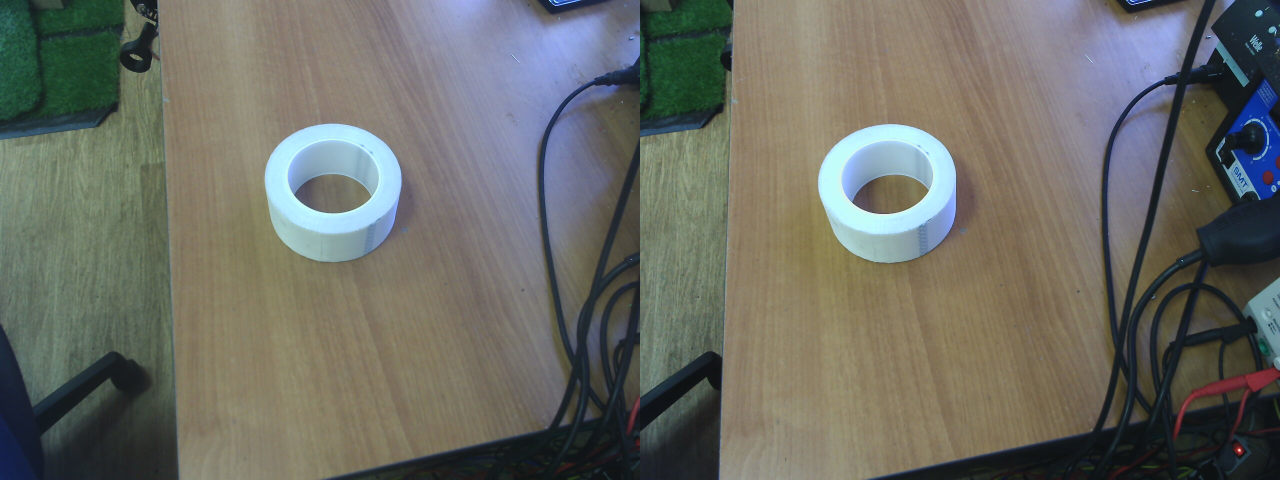
#> input picture data/imgs/stereopairs/sp3.jpg, 2560 x 960 px (shown at 1/2 size)
$ jupyter execute --allow-errors cv_hw4.ipynb
#> lines starting #> are read from the running program, lines starting #| are printed output that depends on the picture
# Домашнее задание 4

1) [3 балла] Перепишите функцию \_transform_point() из класса Canvas на 223 строке клетки Projecting 3D objects onto plane так, чтобы модель камеры была широкоугольной. Объясните, как вы рассуждали. P.S. Возможно, потребуется подвинуть объекты

1) [2 балла] Дополните получение карты диспаратности выравниванием (выпрямлением) изображений с использованием матриц камер, полученных до этого. Сравните карты, которые получаются с выравниванием и без него

# Stereo pair calibration

[cell 1]
import numpy as np
import cv2
import glob
import argparse

class StereoCalibration(object):
    def __init__(self, filepath):
        # termination criteria
        self.criteria = (cv2.TERM_CRITERIA_EPS +
                         cv2.TERM_CRITERIA_MAX_ITER, 30, 0.001)
        self.criteria_cal = (cv2.TERM_CRITERIA_EPS +
                             cv2.TERM_CRITERIA_MAX_ITER, 100, 1e-5)

        # prepare object points, like (0,0,0), (1,0,0), (2,0,0) ....,(6,5,0)
        self.objp = np.zeros((9*7, 3), np.float32)
        self.objp[:, :2] = np.mgrid[0:9, 0:7].T.reshape(-1, 2)

        # Arrays to store object points and image points from all the images.
        self.objpoints = []  # 3d point in real world space
        self.imgpoints_l = []  # 2d points in image plane.
        self.imgpoints_r = []  # 2d points in image plane.

        self.cal_path = filepath
        self.read_images(self.cal_path)

    def read_images(self, cal_path):
        images_right = glob.glob(cal_path + 'right*.png')
        images_left = glob.glob(cal_path + 'left*.png')
        images_left.sort()
        images_right.sort()

        print ("images_left", images_left, images_right)

        for i, fname in enumerate(images_right):
            img_l = cv2.imread(images_left[i])
            img_r = cv2.imread(images_right[i])

            gray_l = cv2.cvtColor(img_l, cv2.COLOR_BGR2GRAY)
            gray_r = cv2.cvtColor(img_r, cv2.COLOR_BGR2GRAY)

            # Find the chess board corners
            ret_l, corners_l = cv2.findChessboardCorners(gray_l, (9, 7), None)
            ret_r, corners_r = cv2.findChessboardCorners(gray_r, (9, 7), None)

            # If found, add object points, image points (after refining them)
            self.objpoints.append(self.objp)

            if ret_l is True:
                rt = cv2.cornerSubPix(gray_l, corners_l, (11, 11),
                                      (-1, -1), self.criteria)
                self.imgpoints_l.append(corners_l)

                # Draw and display the corners
                ret_l = cv2.drawChessboardCorners(img_l, (9, 7),
                                                  corners_l, ret_l)
                #cv2.imshow(images_left[i], img_l)
                cv2.waitKey(500)

            if ret_r is True:
                rt = cv2.cornerSubPix(gray_r, corners_r, (11, 11),
                                      (-1, -1), self.criteria)
                self.imgpoints_r.append(corners_r)

                # Draw and display the corners
                ret_r = cv2.drawChessboardCorners(img_r, (9, 7),
                                                  corners_r, ret_r)
                #cv2.imshow(images_right[i], img_r)
                cv2.waitKey(100)
            img_shape = gray_l.shape[::-1]

        rt, self.M1, self.d1, self.r1, self.t1 = cv2.calibrateCamera(
            self.objpoints, self.imgpoints_l, img_shape, None, None)
        rt, self.M2, self.d2, self.r2, self.t2 = cv2.calibrateCamera(
            self.objpoints, self.imgpoints_r, img_shape, None, None)

        self.camera_model = self.stereo_calibrate(img_shape)

    # [47 lines left out: function stereo_calibrate, not called in this run]

# [5 lines of commented-out code are left out]

#> (a cell that did not finish here is left out)

# Disparity map obtainment

[cell 3]
import cv2
import numpy as np
import glob
from tqdm import tqdm
import PIL.ExifTags
import PIL.Image
from matplotlib import pyplot as plt

#=====================================
# Function declarations
#=====================================

#Function to create point cloud file
# [30 lines left out: functions create_output, downsample_image, not called in this run]


img = cv2.imread ("../data/imgs/stereopairs/sp3.jpg")
#> img is the input picture: shape (960, 2560, 3); mean B, G, R 100.9, 108.5, 107.3

plt.imshow (img)
plt.axis ('off')
plt.show ()

img_downsampled = cv2.resize (img, (512, 192))
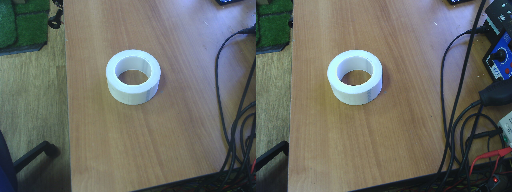
#> img_downsampled: shape (192, 512, 3); mean B, G, R 100.9, 108.5, 107.3

img_1_downsampled = img_downsampled [:, :256, :]
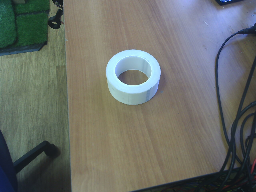
#> img_1_downsampled: shape (192, 256, 3); mean B, G, R 105.3, 111, 107.3
img_2_downsampled = img_downsampled [:, 256:, :]
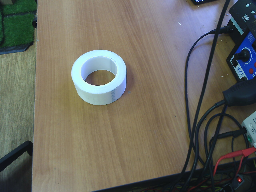
#> img_2_downsampled: shape (192, 256, 3); mean B, G, R 96.5, 105.9, 107.3

plt.imshow (img_1_downsampled)
plt.axis ('off')
plt.show ()

plt.imshow (img_2_downsampled)
plt.axis ('off')
plt.show ()

#Set disparity parameters
#Note: disparity range is tuned according to specific parameters obtained through trial and error.
win_size = 5
min_disp = -1
max_disp = 63 #min_disp * 9
num_disp = max_disp - min_disp # Needs to be divisible by 16

#Create Block matching object.
stereo = cv2.StereoSGBM_create(minDisparity= min_disp,
	numDisparities = num_disp,
	blockSize = 5,
	uniquenessRatio = 5,
	speckleWindowSize = 5,
	speckleRange = 5,
	disp12MaxDiff = 2,
	P1 = 8*3*win_size**2,#8*3*win_size**2,
	P2 =32*3*win_size**2) #32*3*win_size**2)

#Compute disparity map
print ("\nComputing the disparity  map...")
disparity_map = stereo.compute(img_1_downsampled, img_2_downsampled)
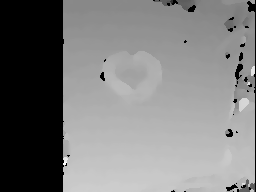
#> disparity_map: shape (192, 256) int16; min -32, max 804, mean 376.5; drawn with min black and max white

#Show disparity map before generating 3D cloud to verify that point cloud will be usable.
plt.imshow(disparity_map,'gray')
plt.show()

# Undistortion

#> (a cell that did not finish here is left out)

[cell 5]
import cv2
import numpy as np
import time
import math

from IPython.display import display, clear_output
from matplotlib import pyplot as plt
#plt.rcParams["figure.figsize"] = (20, 20)
#%matplotlib inline

WIND_X = 1000
WIND_Y = 800

class Object:
    def __init__ (self, x_, y_, z_):
        self.x = x_
        self.y = y_
        self.z = z_

    def get_coords (self):
        return [self.x, self.y, self.z]

    # [18 lines left out: function change_coord, not called in this run]

    def draw (self, canvas):
        pass

class Light_emitter (Object):
    def __init__ (self, x_, y_, z_, color_ = (255, 255, 255)):
        Object.__init__ (self, x_, y_, z_)

        self.color = color_

    def get_color (self):
        return self.color

    def draw (self, canvas):
        canvas.draw_3d_circle ([self.x, self.y, self.z], 10, (250, 250, 250))

class Surface (Object):
    def __init__ (self, x_, y_, z_):
        Object.__init__ (self, x_, y_, z_)

    def draw (self, canvas):
        self.render (canvas)

    def render (self, canvas):
        pass

    def iterate_elements (self):
        pass

    def calc_element_lightening (self):
        pass

    def _dotproduct (self, v1, v2):
        return sum ((a * b) for a, b in zip (v1, v2))

    def _length(self, v):
        return math.sqrt (self._dotproduct (v, v))

    def _cos (self, v1, v2):
        return self._dotproduct (v1, v2) / ((self._length (v1) * self._length (v2)) + 0.00001)

    def _subtr (self, v1, v2):
        return [a - b for a, b in zip (v1, v2)]

    def _add (self, v1, v2):
        return [a + b for a, b in zip (v1, v2)]

    def _norm_3_points (self, p1, p2, p3):
        u = self._subtr (p2, p1)
        v = self._subtr (p3, p1)

        n = [u [1] * v [2] - u [2] * v [1],
             u [2] * v [0] - u [0] * v [2],
             u [0] * v [1] - u [1] * v [0]]

        return n

    def _rotate_2d_vec (self, x, y, radians):
        xx = x * math.cos(radians) + y * math.sin(radians)
        yy = -x * math.sin(radians) + y * math.cos(radians)

        return xx, yy

class Triangle(Surface):
    def __init__ (self, p1_, p2_, p3_, color_ = (100, 100, 255)):
        Object.__init__ (self, p1_ [0], p1_ [1], p1_ [2])

        self.p1 = p1_
        self.p2 = p2_
        self.p3 = p3_

        self.color = color_

    def draw (self, canvas, emitter, shift = [0, 0, 0]):
        self.render (canvas, emitter, shift)

    def render (self, canvas, emitter, shift = [0, 0, 0]):
        n = self._norm_3_points (self.p1, self.p2, self.p3)

        tr_color = self.calc_lightening (n, emitter)

        canvas.draw_3d_triangle (self._add (self.p1, shift),
                                 self._add (self.p2, shift),
                                 self._add (self.p3, shift),
                                 tr_color)

    def calc_lightening (self, n, emitter):
        p_vec = [self.x + n [0], self.y + n [1], self.z + n [2]]
        vec = self._subtr (emitter.get_coords (), p_vec)
        cos = max (self._cos (n, vec), 0)

        result = [int (channel * cos) for channel in self.color]

        return result

class Triangle_mesh (Surface):
    def __init__ (self, x_, y_, z_):
        Surface.__init__ (self, x_, y_, z_)

        self.triangles = []
    # [4 lines left out: function generate_triangulation, not called in this run]

    def draw (self, canvas, emitter):
        for tr in sorted (self.triangles, key = lambda tr: tr.p1 [2]):
            tr.draw (canvas, emitter, [self.x, self.y, self.z])

    def rotate (self, axis, step, increment = True):
        for tr in self.triangles:
            for p in [tr.p1, tr.p2, tr.p3]:
                p [1], p [2] = self._rotate_2d_vec (p [1], p [2], step)

class Sphere_tri (Triangle_mesh):
    def __init__ (self, x_, y_, z_, r_, color_, stripes_num_):
        Triangle_mesh.__init__ (self, x_, y_, z_)

        self.r     = r_
        self.color = color_

        self.stripes_num = stripes_num_
        self.generate_triangulation ()

    def generate_triangulation (self):
        h_step = 2 * self.r / self.stripes_num
        angle_step = 2 * math.pi / self.stripes_num

        for i in range (self.stripes_num):
            for j in range (self.stripes_num):
                stripe_rad_curr = math.sqrt (self.r**2 - \
                    (- self.r + i * h_step)**2)

                stripe_rad_next = math.sqrt (self.r**2 - \
                    (- self.r + (i + 1) * h_step)**2)

                p1 = [stripe_rad_curr * math.sin (j * angle_step),
                      stripe_rad_curr * math.cos (j * angle_step),
                      - self.r + i * h_step]

                p2 = [stripe_rad_curr * math.sin ((j + 1) * angle_step),
                      stripe_rad_curr * math.cos ((j + 1) * angle_step),
                      - self.r + i * h_step]

                p3 = [stripe_rad_next * math.sin (j * angle_step),
                      stripe_rad_next * math.cos (j * angle_step),
                      - self.r + (i + 1) * h_step]

                p4 = [stripe_rad_next * math.sin ((j + 1) * angle_step),
                      stripe_rad_next * math.cos ((j + 1) * angle_step),
                      - self.r + (i + 1) * h_step]

                p5 = list (p2)
                p6 = list (p3)

                new_triangle_1 = Triangle (p1, p3, p2,\
                    color_ = self.color)
                new_triangle_2 = Triangle (p4, p5, p6, \
                    color_ = self.color)

                if (i > 0):
                    self.triangles.append (new_triangle_1)

                if (i < self.stripes_num - 1):
                    self.triangles.append (new_triangle_2)

class Canvas:
    def __init__ (self, xsz_, ysz_, zsz_, centerx_, centery_):
        self.xsz = xsz_
        self.ysz = ysz_
        self.zsz = zsz_
        self.centerx = centerx_
        self.centery = centery_

        self.canvas = np.ones ((WIND_Y, WIND_X, 3), np.uint8) * 55

    def get_canvas (self):
        return self.canvas

    def refresh (self):
        self.canvas = np.ones ((WIND_Y, WIND_X, 3), np.uint8) * 55


    # Множитель persp отвечает за угол обзора камеры. При увеличении persp падает угол обзора и наоборот
    def _transform_point (self, p):
        x = int ((p [0] / p [2] * 0.1 * persp + self.centerx) * WIND_X / self.xsz)
        y = int ((p [1] / p [2] * 0.1 * persp + self.centery) * WIND_Y / self.ysz)

        return x, y

    # [5 lines left out: function draw_3d_line, not called in this run]

    def draw_3d_triangle (self, p1, p2, p3, color):
        x1, y1 = self._transform_point (p1)
        x2, y2 = self._transform_point (p2)
        x3, y3 = self._transform_point (p3)

        contour = np.array ([(x1, y1), (x2, y2), (x3, y3)])

        cv2.drawContours (self.canvas, [contour], 0, color, -1)

    def draw_3d_circle (self, p, r, color):
        x, y = self._transform_point (p)

        cv2.circle (self.canvas, (x, y), int (r / p [2]), color)

    def put_text (self, text, x, y, color = (100, 25, 130)):
        cv2.putText (self.canvas, text, (x, y),
            cv2.FONT_HERSHEY_SIMPLEX, 1, color, 1, cv2.LINE_AA)

emitter = Light_emitter (0.6, 0, 1.5)

canvas = Canvas (2, 1.6, 2, 1, 0.8)

[cell 6]
objects = [Sphere_tri (-1.5, 2.5,  2.6, 0.54, (100, 200, 70), 8),
          Sphere_tri (1.5, 2.5,   2.9, 0.5, (200, 20, 170), 8),
          Sphere_tri (-0.5, -1.5, 2.3, 0.5, (10, 130, 120), 8),
          Sphere_tri (4, 3, 1, 0.7, (50, 130, 120), 8),
          Sphere_tri (-2, 1, 4, 1, (190, 130, 120), 8),
          Sphere_tri (0, 0, 1, 0.3, (150, 130, 120), 8)]

to_refresh = True

light_step = 0.2
rot_step   = 0.1


# Создаем окно со слайдером
cv2.namedWindow('fov')
def no(x):
    pass
cv2.createTrackbar('bar', 'fov', 1, 20, no)

while (True):
    k = cv2.waitKey (50) & 0xFF
#> (key Esc is pressed here)

    for obj in objects:
        obj.rotate ("z", rot_step, increment = True)

    to_refresh = True

    if (to_refresh == True):
        to_refresh = False
        canvas.refresh ()

        before_time = time.time ()

        for obj in objects:
            # Получаем текущее значение перспективного множителя
            persp = int(cv2.getTrackbarPos('bar', 'fov'))
            obj.draw (canvas, emitter)

        emitter.draw (canvas)
#> in draw_3d_circle, `cv2.circle (self.canvas, (x, y), int (r / p [2]), color)`:
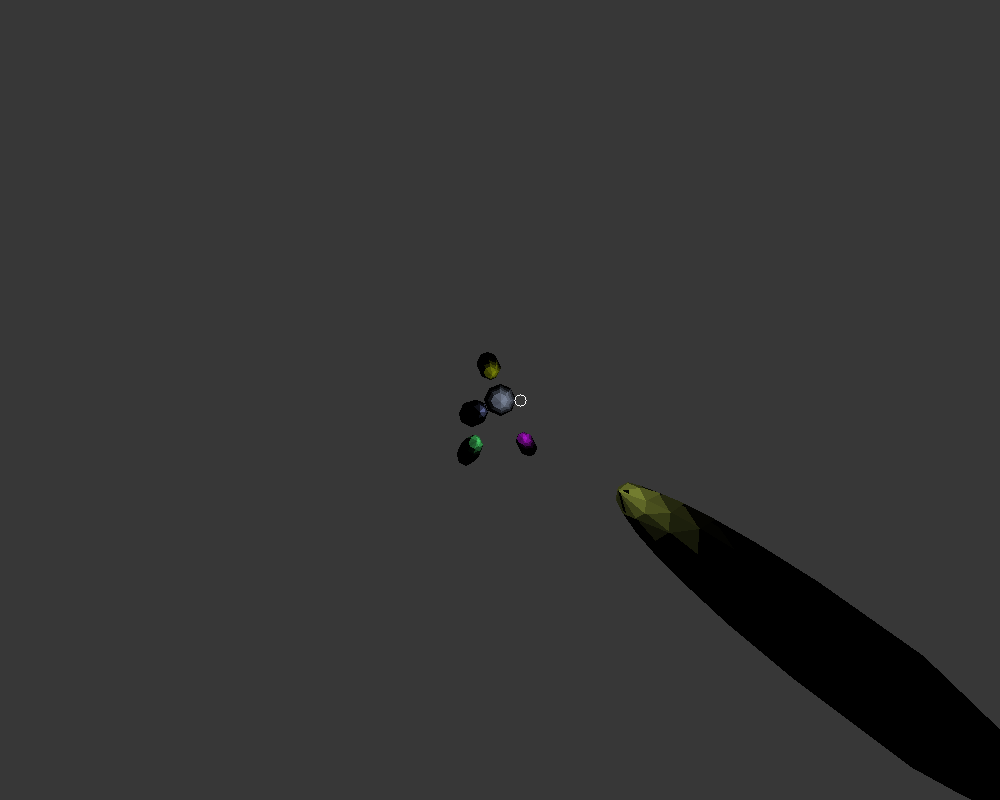
#> self.canvas: shape (800, 1000, 3); mean of channels 0, 1, 2 52.4, 52.5, 52.5; drawn as B, G, R

    plt.figure(figsize=(20,10))

    plt.imshow (canvas.get_canvas ())
    plt.show ()
    plt.pause (0.1)

    clear_output(wait = True)
cv2.destroyAllWindows()
